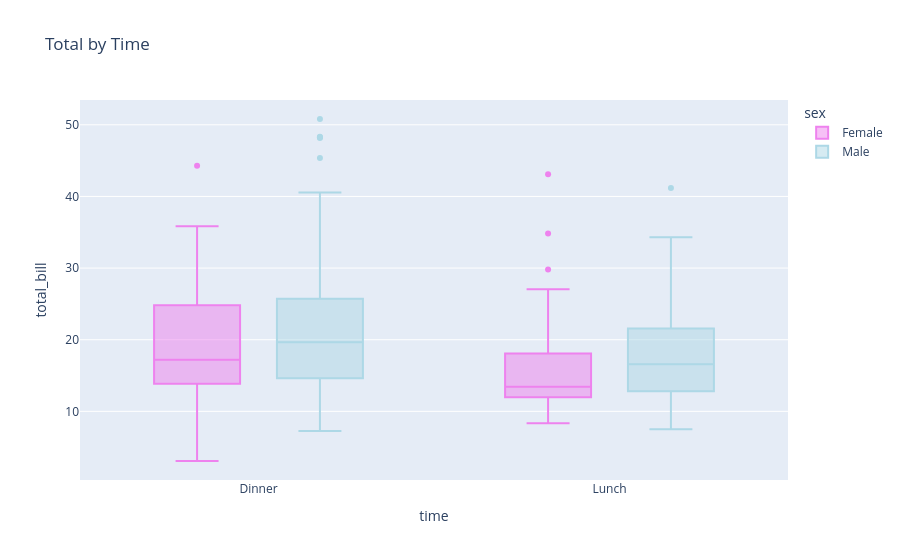

The cell this chart's notebook holds for it:
### Markdown cell above
**Cambiamos los colores de los boxplots**

### Code cell
import plotly.express as px

# Cargar el conjunto de datos 'tips'
df = px.data.tips()

# Crear el gráfico de caja con colores personalizados
fig = px.box(df, x="time", y="total_bill", title="Total by Time",
             color="sex",  # Cambiar el color según el género
             color_discrete_map={"Male": "lightblue", "Female": "violet"})  # Mapear los colores para cada categoría

# Mostrar el gráfico
fig.show()

### Figure 1 — Plotly figure (JSON) as saved in the notebook; plotly's stock layout.template omitted (floating-point values rounded to 4 significant figures; data arrays with more than 128 entries replaced by an {"elided": "..."} marker saying what was removed)
{"data": [{"alignmentgroup": "True", "hovertemplate": "sex=Female<br>time=%{x}<br>total_bill=%{y}<extra></extra>", "legendgroup": "Female", "marker": {"color": "violet"}, "name": "Female", "notched": false, "offsetgroup": "Female", "orientation": "v", "showlegend": true, "type": "box", "x": ["Dinner", "Dinner", "Dinner", "Dinner", "Dinner", "Dinner", "Dinner", "Dinner", "Dinner", "Dinner", "Dinner", "Dinner", "Dinner", "Dinner", "Dinner", "Dinner", "Dinner", "Dinner", "Dinner", "Dinner", "Dinner", "Lunch", "Lunch", "Dinner", "Dinner", "Dinner", "Dinner", "Dinner", "Dinner", "Dinner", "Dinner", "Dinner", "Dinner", "Dinner", "Dinner", "Lunch", "Lunch", "Lunch", "Lunch", "Lunch", "Lunch", "Lunch", "Lunch", "Lunch", "Lunch", "Lunch", "Lunch", "Lunch", "Lunch", "Lunch", "Lunch", "Lunch", "Lunch", "Lunch", "Lunch", "Lunch", "Lunch", "Dinner", "Dinner", "Dinner", "Dinner", "Dinner", "Dinner", "Dinner", "Dinner", "Dinner", "Dinner", "Lunch", "Lunch", "Lunch", "Lunch", "Lunch", "Lunch", "Lunch", "Dinner", "Dinner", "Dinner", "Dinner", "Dinner", "Lunch", "Lunch", "Lunch", "Lunch", "Dinner", "Dinner", "Dinner", "Dinner"], "x0": " ", "xaxis": "x", "y": [16.99, 24.59, 35.26, 14.83, 10.33, 16.97, 20.29, 15.77, 19.65, 15.06, 20.69, 16.93, 10.29, 34.81, 26.41, 16.45, 3.07, 17.07, 26.86, 25.28, 14.73, 10.07, 34.83, 5.75, 16.32, 22.75, 11.35, 15.38, 44.3, 22.42, 20.92, 14.31, 7.25, 25.71, 17.31, 10.65, 12.43, 24.08, 13.42, 12.48, 29.8, 14.52, 11.38, 20.27, 11.17, 12.26, 18.26, 8.51, 10.33, 14.15, 13.16, 17.47, 27.05, 16.43, 8.35, 18.64, 11.87, 29.85, 25, 13.39, 16.21, 17.51, 10.59, 10.63, 9.6, 20.9, 18.15, 19.81, 43.11, 13, 12.74, 13, 16.4, 16.47, 12.76, 13.27, 28.17, 12.9, 30.14, 13.42, 15.98, 16.27, 10.09, 22.12, 35.83, 27.18, 18.78], "y0": " ", "yaxis": "y"}, {"alignmentgroup": "True", "hovertemplate": "sex=Male<br>time=%{x}<br>total_bill=%{y}<extra></extra>", "legendgroup": "Male", "marker": {"color": "lightblue"}, "name": "Male", "notched": false, "offsetgroup": "Male", "orientation": "v", "showlegend": true, "type": "box", "x": {"elided": "157 str values"}, "x0": " ", "xaxis": "x", "y": {"elided": "157 float values"}, "y0": " ", "yaxis": "y"}], "layout": {"autosize": true, "boxmode": "group", "legend": {"title": {"text": "sex"}, "tracegroupgap": 0}, "title": {"text": "Total by Time"}, "xaxis": {"anchor": "y", "autorange": true, "domain": [0, 1], "range": [-0.5067, 1.507], "title": {"text": "time"}, "type": "category"}, "yaxis": {"anchor": "x", "autorange": true, "domain": [0, 1], "range": [0.4178, 53.46], "title": {"text": "total_bill"}, "type": "linear"}}}
